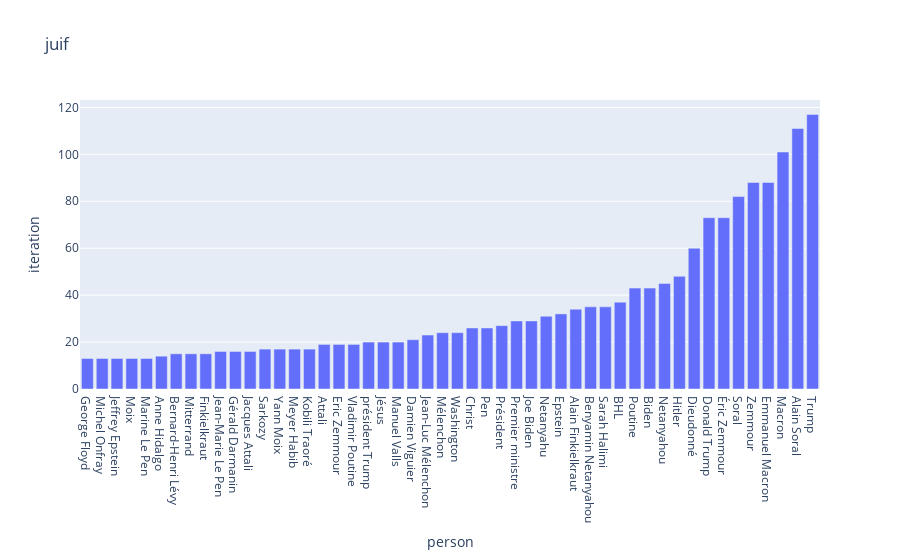

The notebook cell saved with this chart:
### Code cell
pickedKeyword = "juif"

commonLinkedPeople = showLinkedPeople(corpusFiles, pickedKeyword)[-50:]

fig = px.bar(commonLinkedPeople, x='person', y='iteration',title=pickedKeyword)
fig.show()

### Figure 1 — Plotly figure (JSON) as saved in the notebook; plotly's stock layout.template omitted (floating-point values rounded to 4 significant figures)
{"data": [{"alignmentgroup": "True", "hovertemplate": "person=%{x}<br>iteration=%{y}<extra></extra>", "legendgroup": "", "marker": {"color": "#636efa", "pattern": {"shape": ""}}, "name": "", "offsetgroup": "", "orientation": "v", "showlegend": false, "textposition": "auto", "type": "bar", "x": ["George Floyd", "Michel Onfray", "Jeffrey Epstein", "Moix", "Marine Le Pen", "Anne Hidalgo", "Bernard-Henri Lévy", "Mitterrand", "Finkielkraut", "Jean-Marie Le Pen", "Gérald Darmanin", "Jacques Attali", "Sarkozy", "Yann Moix", "Meyer Habib", "Kobili Traoré", "Attali", "Eric Zemmour", "Vladimir Poutine", "président Trump", "Jésus", "Manuel Valls", "Damien Viguier", "Jean-Luc Mélenchon", "Mélenchon", "Washington", "Christ", "Pen", "Président", "Premier ministre", "Joe Biden", "Netanyahu", "Epstein", "Alain Finkielkraut", "Benyamin Netanyahou", "Sarah Halimi", "BHL", "Poutine", "Biden", "Netanyahou", "Hitler", "Dieudonné", "Donald Trump", "Éric Zemmour", "Soral", "Zemmour", "Emmanuel Macron", "Macron", "Alain Soral", "Trump"], "xaxis": "x", "y": [13, 13, 13, 13, 13, 14, 15, 15, 15, 16, 16, 16, 17, 17, 17, 17, 19, 19, 19, 20, 20, 20, 21, 23, 24, 24, 26, 26, 27, 29, 29, 31, 32, 34, 35, 35, 37, 43, 43, 45, 48, 60, 73, 73, 82, 88, 88, 101, 111, 117], "yaxis": "y"}], "layout": {"barmode": "relative", "legend": {"tracegroupgap": 0}, "title": {"text": "juif"}, "xaxis": {"anchor": "y", "domain": [0, 1], "title": {"text": "person"}}, "yaxis": {"anchor": "x", "domain": [0, 1], "title": {"text": "iteration"}}}}
